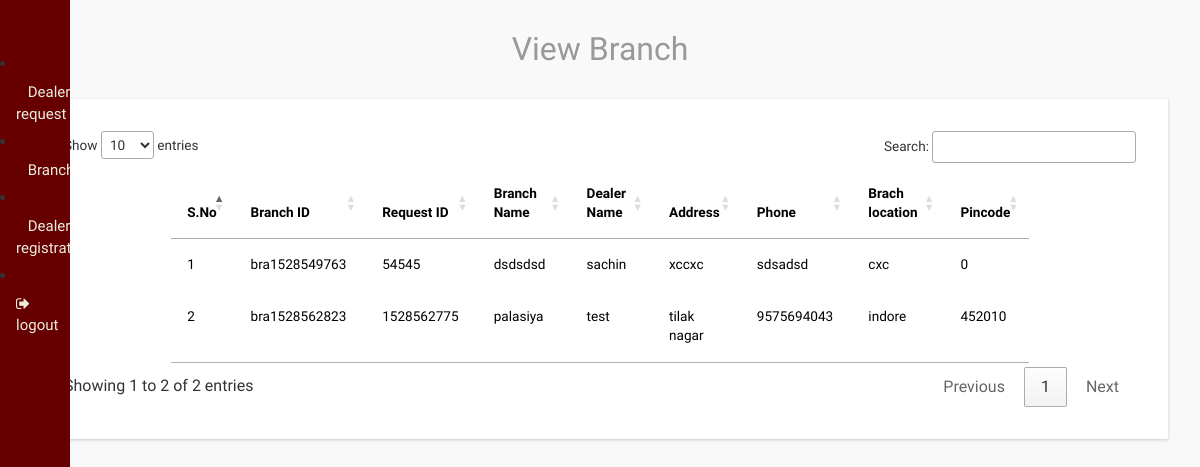
The app's page /admin/view_branchrequest.php, older data.
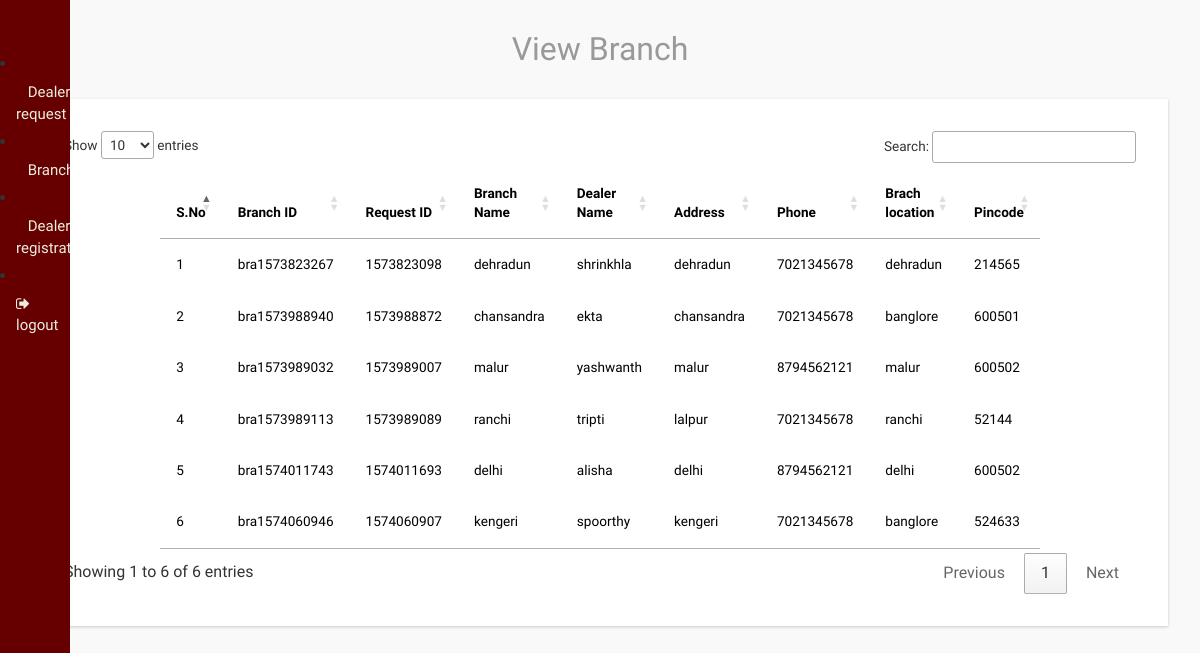
The same page, newer data.
### tables this page shows
CREATE TABLE `branch` (
  `id` int(11) NOT NULL,
  `dealer_name` text NOT NULL,
  `branchaddress` text NOT NULL,
  `phone` text NOT NULL,
  `branch_location` text NOT NULL,
  `pincode` text NOT NULL,
  `branch_name` text NOT NULL,
  `branch_id` text NOT NULL,
  `reqid` varchar(20) NOT NULL
);

### admin/view_branchrequest.php (the view, shortened to what this page needs)
<?php
include('header.php');
include('../connection.php');
?>
<link rel="stylesheet" href="http://cdn.datatables.net/1.10.2/css/jquery.dataTables.min.css"></style>
<div id="page-wrapper" align="center">
  <div class="graphs" align="center">
    <h3 class="blank1" align="center">View Branch</h3>
    <div class="xs tabls" align="center">
      <div class="bs-example4" data-example-id="contextual-table">
        <table class="table table-hover" id="example" class="display" width="80%" cellspacing="0">
          <thead>
            <tr>
            <th>S.No</th>
            <th>Branch ID</th>
              <th>Request ID</th>
              <th>Branch Name</th>
              <th>Dealer Name</th>
              <th>Address</th>
              <th>Phone</th>
              <th>Brach location</th>
              <th>Pincode</th>
            </tr>
          </thead>
          <tbody>
          <?php
            $sql="Select * from branch";
            $res=mysqli_query($conn,$sql);
            $i=1;
            while($ros=mysqli_fetch_array($res))
            {
              ?>
          <tr>
            <td><?php echo $i++;?></td>
             <td><?php echo $ros['branch_id'];?></td>
            <td><?php echo $ros['reqid'];?></td>
            <td><?php echo $ros['branch_name'];?></td>
            <td><?php echo $ros['dealer_name'];?></td>
            <td><?php echo $ros['branchaddress'];?></td>
            <td><?php echo $ros['phone'];?></td>
            <td><?php echo $ros['branch_location'];?></td>
            <td><?php echo $ros['pincode'];?></td>
          </tr>
          <?php
        }
        ?>
          </tbody>
        </table>
      </div>
    </div>
  </div>
</div>

Row changes from the older to the newer data that the page shows:
removed branch: branch "bra1528549763", reqid "54545", branch_name "dsdsdsd", dealer_name "sachin", branchaddress "xccxc", phone "sdsadsd", branch_location "cxc", pincode "0"
removed branch: branch "bra1528562823", reqid "1528562775", branch_name "palasiya", dealer_name "test", branchaddress "tilak nagar", phone "9575694043", branch_location "indore", pincode "452010"
added branch: branch "bra1573823267", reqid "1573823098", branch_name "dehradun", dealer_name "shrinkhla", branchaddress "dehradun", phone "7021345678", branch_location "dehradun", pincode "214565"
added branch: branch "bra1573988940", reqid "1573988872", branch_name "chansandra", dealer_name "ekta", branchaddress "chansandra", phone "7021345678", branch_location "banglore", pincode "600501"
added branch: branch "bra1573989032", reqid "1573989007", branch_name "malur", dealer_name "yashwanth", branchaddress "malur", phone "8794562121", branch_location "malur", pincode "600502"
added branch: branch "bra1573989113", reqid "1573989089", branch_name "ranchi", dealer_name "tripti", branchaddress "lalpur", phone "7021345678", branch_location "ranchi", pincode "52144"
added branch: branch "bra1574011743", reqid "1574011693", branch_name "delhi", dealer_name "alisha", branchaddress "delhi", phone "8794562121", branch_location "delhi", pincode "600502"
added branch: branch "bra1574060946", reqid "1574060907", branch_name "kengeri", dealer_name "spoorthy", branchaddress "kengeri", phone "7021345678", branch_location "banglore", pincode "524633"
Text that changed along with them:
text written by a page script: "Show entries Search: Showing 1 to 2 of 2 entries Previous 1 Next" → "Show entries Search: Showing 1 to 6 of 6 entries Previous 1 Next"
